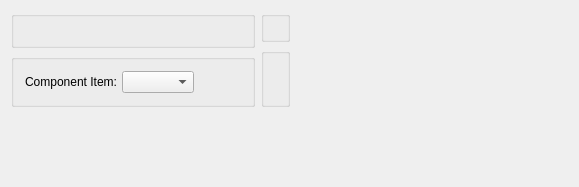
<?xml version="1.0" encoding="UTF-8"?>
<ui version="4.0">
 <comment>This file is part of the xTuple ERP: PostBooks Edition, a free and
open source Enterprise Resource Planning software suite,
Copyright (c) 1999-2018 by OpenMFG LLC, d/b/a xTuple.
It is licensed to you under the Common Public Attribution License
version 1.0, the full text of which (including xTuple-specific Exhibits)
is available at www.xtuple.com/CPAL.  By using this software, you agree
to be bound by its terms.</comment>
 <class>dspMaterialUsageVarianceByBOMItem</class>
 <widget class="QWidget" name="dspMaterialUsageVarianceByBOMItem">
  <property name="geometry">
   <rect>
    <x>0</x>
    <y>0</y>
    <width>579</width>
    <height>187</height>
   </rect>
  </property>
  <property name="windowTitle">
   <string>Material Usage Variance by Bill of Materials Item</string>
  </property>
  <layout class="QHBoxLayout" name="horizontalLayout">
   <item>
    <layout class="QVBoxLayout" name="verticalLayout">
     <property name="spacing">
      <number>0</number>
     </property>
     <item>
      <layout class="QGridLayout" name="gridLayout_5">
       <item row="0" column="0" rowspan="2">
        <widget class="QGroupBox" name="_itemGroup">
         <property name="title">
          <string/>
         </property>
         <layout class="QGridLayout" name="gridLayout_3">
          <item row="0" column="0">
           <widget class="ItemCluster" name="_item"/>
          </item>
         </layout>
        </widget>
       </item>
       <item row="0" column="1">
        <widget class="WarehouseGroup" name="_warehouse">
         <property name="title">
          <string/>
         </property>
         <property name="fixedSize">
          <bool>false</bool>
         </property>
        </widget>
       </item>
       <item row="1" column="1" rowspan="2">
        <widget class="QGroupBox" name="_dateGroup">
         <property name="title">
          <string/>
         </property>
         <layout class="QGridLayout" name="gridLayout_2">
          <item row="0" column="0">
           <widget class="DateCluster" name="_dates"/>
          </item>
         </layout>
        </widget>
       </item>
       <item row="2" column="0">
        <widget class="QGroupBox" name="_compGroup">
         <property name="title">
          <string/>
         </property>
         <layout class="QGridLayout" name="gridLayout_4">
          <item row="0" column="0">
           <layout class="QHBoxLayout">
            <property name="spacing">
             <number>5</number>
            </property>
            <item>
             <widget class="QLabel" name="_componentItemLit">
              <property name="text">
               <string>Component Item:</string>
              </property>
              <property name="alignment">
               <set>Qt::AlignRight|Qt::AlignTrailing|Qt::AlignVCenter</set>
              </property>
             </widget>
            </item>
            <item>
             <widget class="XComboBox" name="_componentItem">
              <property name="sizePolicy">
               <sizepolicy hsizetype="Expanding" vsizetype="Fixed">
                <horstretch>0</horstretch>
                <verstretch>0</verstretch>
               </sizepolicy>
              </property>
             </widget>
            </item>
            <item>
             <spacer name="horizontalSpacer">
              <property name="orientation">
               <enum>Qt::Horizontal</enum>
              </property>
              <property name="sizeHint" stdset="0">
               <size>
                <width>40</width>
                <height>20</height>
               </size>
              </property>
             </spacer>
            </item>
           </layout>
          </item>
         </layout>
        </widget>
       </item>
      </layout>
     </item>
     <item>
      <spacer name="verticalSpacer">
       <property name="orientation">
        <enum>Qt::Vertical</enum>
       </property>
       <property name="sizeHint" stdset="0">
        <size>
         <width>20</width>
         <height>0</height>
        </size>
       </property>
      </spacer>
     </item>
    </layout>
   </item>
   <item>
    <spacer name="horizontalSpacer_2">
     <property name="orientation">
      <enum>Qt::Horizontal</enum>
     </property>
     <property name="sizeHint" stdset="0">
      <size>
       <width>4</width>
       <height>20</height>
      </size>
     </property>
    </spacer>
   </item>
  </layout>
 </widget>
 <layoutdefault spacing="6" margin="11"/>
 <customwidgets>
  <customwidget>
   <class>DateCluster</class>
   <extends>QWidget</extends>
   <header>datecluster.h</header>
   <container>1</container>
  </customwidget>
  <customwidget>
   <class>ItemCluster</class>
   <extends>QWidget</extends>
   <header>itemcluster.h</header>
   <container>1</container>
  </customwidget>
  <customwidget>
   <class>WarehouseGroup</class>
   <extends>QGroupBox</extends>
   <header>warehousegroup.h</header>
   <container>1</container>
  </customwidget>
  <customwidget>
   <class>XComboBox</class>
   <extends>QComboBox</extends>
   <header>xcombobox.h</header>
  </customwidget>
 </customwidgets>
 <tabstops>
  <tabstop>_item</tabstop>
  <tabstop>_componentItem</tabstop>
  <tabstop>_warehouse</tabstop>
  <tabstop>_dates</tabstop>
 </tabstops>
 <resources/>
 <connections>
  <connection>
   <sender>_item</sender>
   <signal>warehouseIdChanged(int)</signal>
   <receiver>_warehouse</receiver>
   <slot>setId(int)</slot>
   <hints>
    <hint type="sourcelabel">
     <x>20</x>
     <y>20</y>
    </hint>
    <hint type="destinationlabel">
     <x>317</x>
     <y>27</y>
    </hint>
   </hints>
  </connection>
  <connection>
   <sender>_item</sender>
   <signal>newId(int)</signal>
   <receiver>_warehouse</receiver>
   <slot>findItemSites(int)</slot>
   <hints>
    <hint type="sourcelabel">
     <x>20</x>
     <y>20</y>
    </hint>
    <hint type="destinationlabel">
     <x>317</x>
     <y>27</y>
    </hint>
   </hints>
  </connection>
 </connections>
</ui>
